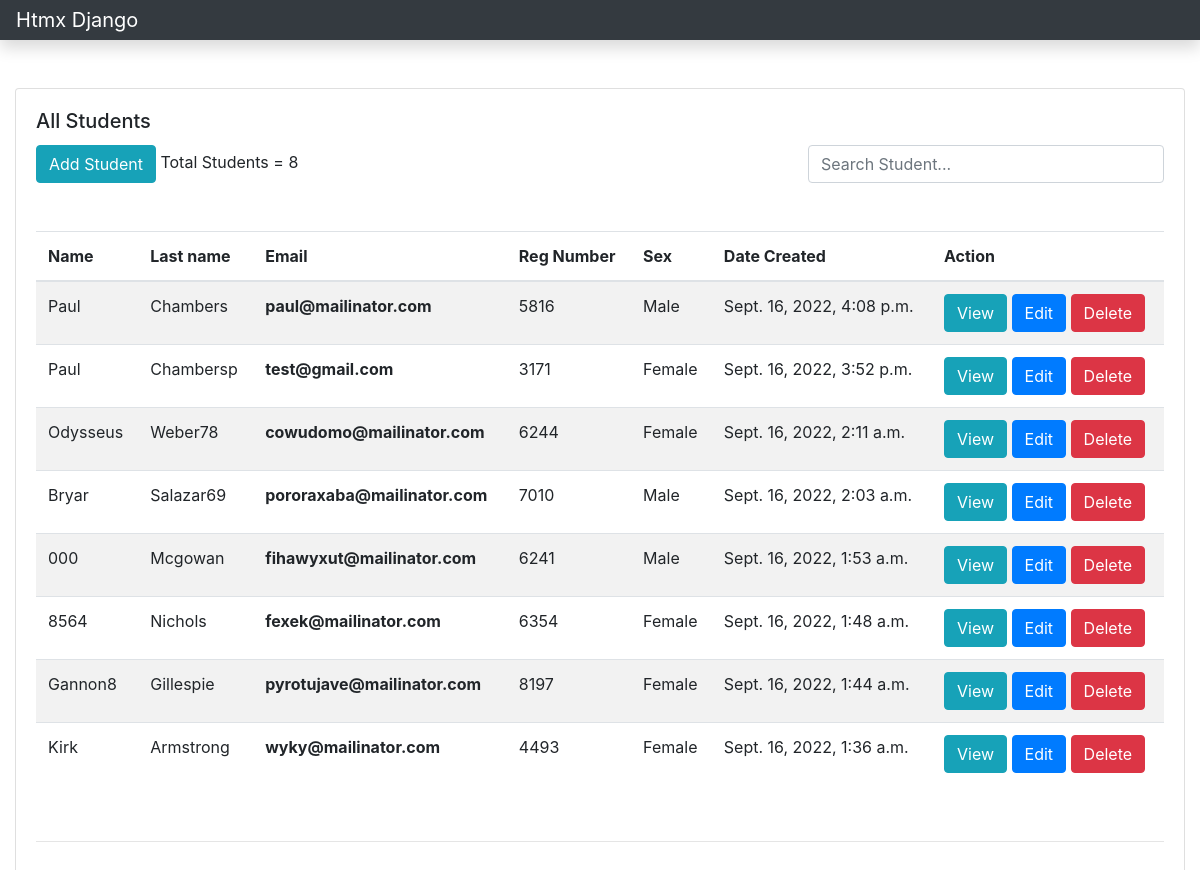
/, run on an earlier commit of the app's database.
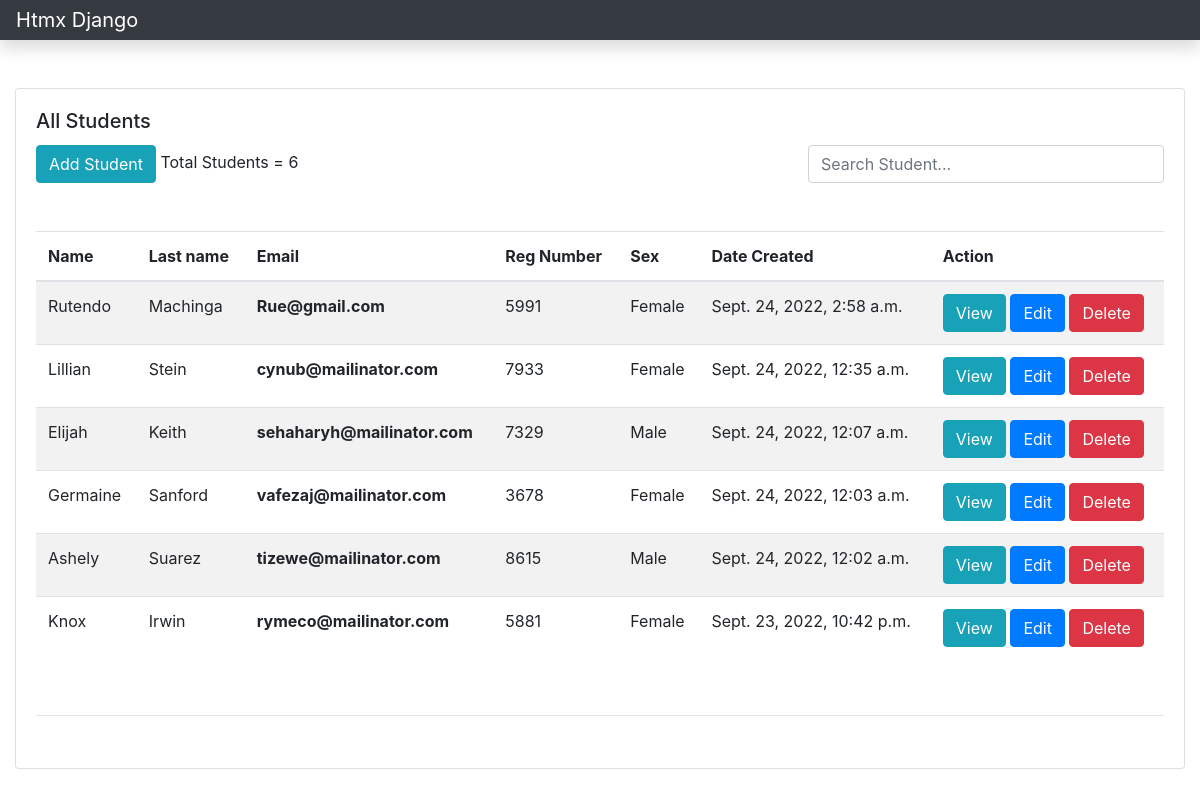
And on a later commit of the database.
### main/models.py (models this page shows, shortened)
class students(models.Model):
    sex_choices =(
        ('Male','Male'),
        ('Female','Female')
    )
    student_firstname = models.CharField(max_length=20)
    student_lastname = models.CharField(max_length=20)
    student_email = models.EmailField(max_length=255,unique=True)
    student_regnumber = models.CharField(max_length=20,default=random_reg_number)
    student_sex = models.CharField(max_length=6,choices=sex_choices,default=sex_choices)
    date_created = models.DateTimeField(default=datetime.today)
    class Meta:
    		ordering = ['-date_created']

### main/views.py (the view)
# urls.py: path('',views.home,name="home"),
def home(request):
    context = {'students': students.objects.all()}
    return render(request, 'main/home.html', context)

### main/templates/main/home.html
{% extends "main/base.html" %}
{% load crispy_forms_tags %}
{% block content %}
<div class="container-fluid" id="cover">
          <div id="student-list">
        {% include 'main/students.html' %}
     </div>
</div>
{% endblock content %}

### main/templates/main/students.html (shortened to what this page needs)
  <div class="row">
    <div class="col-lg-12">
      <div class="card">
        <div class="card-body">
                      <h5 class="card-title">All Students
                           </h5>
                      <div class="row">
                        <div class="col-xs-12 col-sm-6 col-md-8"><button hx-get="{% url 'form' %}"
                          hx-swap='innerHTML'
                          hx-target="#cover"
                          class="btn btn-info">
                          Add Student
                        </button>
                       Total Students =  {{ students.count }}
                      </div>
                        <div class="col-xs-6 col-md-4">
                          {% include 'main/search_input.html' %}
                        </div>
                      </div>
<br/>
          <div class="table-responsive" id="results" >
            {% if students %}
           <table class="table table-striped">
              <thead>
                <tr>
                  <th scope="col">Name </th>
                  <th scope="col">Last name</th>
                  <th scope="col">Email</th>
                  <th scope="col">Reg Number</th>
                  <th scope="col">Sex</th>
                  <th scope="col">Date Created</th>
                  <th>Action</th>
                </tr>
              </thead>
              <tbody>
                {% for student in students %}
                <tr>
                  <td >{{ student.student_firstname }}</td>
                  <td >{{ student.student_lastname }}</td>
                    <th >{{ student.student_email }}</td>
                  <td >{{ student.student_regnumber }}</td>
                  <td >{{ student.student_sex }}</td>
                  <td >{{ student.date_created }}</td>
                      <td>
                          <div x-data="{ open: false }">
                        <button
                        x-show="!open"
                        hx-get="{% url 'student-detail' student.id %}"
                        hx-swap='innerHTML'
                        hx-target="#cover"
                        class="btn btn-info">
                        View
                          </button>
                          <button
                          x-show="!open"
                          hx-get="{% url 'update-student' student.id %}"
                          hx-swap='innerHTML'
                          hx-target="#cover"
                          class="btn btn-primary">Edit</button>
                          <button
                           x-on:click="open = !open"
                           x-text="open ? 'Cancel' :'Delete' "
                           x-bind:class="open ? 'btn btn-warning' : 'btn btn-danger' ">
                           </button>
                          </div>
                      </td>
                </tr>
                {% endfor %}
              </tbody>
            </table>
            {% else %}
            <div  class="alert alert-warning" role="alert">
               <center> No Results</center>
            </div>
           {% endif %}
            <br>
            <hr>
        </div>
        </div>
      </div>
    </div>
    </div>

What changed in the data, as far as the page shows it:
removed students: student_firstname "Paul", student_lastname "Chambers", student_email "paul@mailinator.com", student_regnumber "5816", student_sex "Male", date_created "Sept. 16, 2022, 4:08 p.m."
removed students: student_firstname "Paul", student_lastname "Chambersp", student_email "test@gmail.com", student_regnumber "3171", student_sex "Female", date_created "Sept. 16, 2022, 3:52 p.m."
removed students: student_firstname "Odysseus", student_lastname "Weber78", student_email "cowudomo@mailinator.com", student_regnumber "6244", student_sex "Female", date_created "Sept. 16, 2022, 2:11 a.m."
removed students: student_firstname "Bryar", student_lastname "Salazar69", student_email "pororaxaba@mailinator.com", student_regnumber "7010", student_sex "Male", date_created "Sept. 16, 2022, 2:03 a.m."
removed students: student_firstname "000", student_lastname "Mcgowan", student_email "fihawyxut@mailinator.com", student_regnumber "6241", student_sex "Male", date_created "Sept. 16, 2022, 1:53 a.m."
removed students: student_firstname "8564", student_lastname "Nichols", student_email "fexek@mailinator.com", student_regnumber "6354", student_sex "Female", date_created "Sept. 16, 2022, 1:48 a.m."
removed students: student_firstname "Gannon8", student_lastname "Gillespie", student_email "pyrotujave@mailinator.com", student_regnumber "8197", student_sex "Female", date_created "Sept. 16, 2022, 1:44 a.m."
removed students: student_firstname "Kirk", student_lastname "Armstrong", student_email "wyky@mailinator.com", student_regnumber "4493", student_sex "Female", date_created "Sept. 16, 2022, 1:36 a.m."
added students: student_firstname "Rutendo", student_lastname "Machinga", student_email "Rue@gmail.com", student_regnumber "5991", student_sex "Female", date_created "Sept. 24, 2022, 2:58 a.m."
added students: student_firstname "Lillian", student_lastname "Stein", student_email "cynub@mailinator.com", student_regnumber "7933", student_sex "Female", date_created "Sept. 24, 2022, 12:35 a.m."
added students: student_firstname "Elijah", student_lastname "Keith", student_email "sehaharyh@mailinator.com", student_regnumber "7329", student_sex "Male", date_created "Sept. 24, 2022, 12:07 a.m."
added students: student_firstname "Germaine", student_lastname "Sanford", student_email "vafezaj@mailinator.com", student_regnumber "3678", student_sex "Female", date_created "Sept. 24, 2022, 12:03 a.m."
added students: student_firstname "Ashely", student_lastname "Suarez", student_email "tizewe@mailinator.com", student_regnumber "8615", student_sex "Male", date_created "Sept. 24, 2022, 12:02 a.m."
added students: student_firstname "Knox", student_lastname "Irwin", student_email "rymeco@mailinator.com", student_regnumber "5881", student_sex "Female", date_created "Sept. 23, 2022, 10:42 p.m."
Also different on the page:
{{ students.count }}: "8" → "6"
